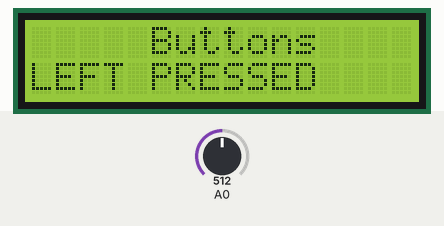
Recording of a sketch running on a simulated Arduino Uno, built with avr-gcc and run on an emulated ATmega328P. On the bench: 16×2 character LCD. Inputs (shaded band) come from the test bench; at power-on: A0 = 512.

Above: at 1.2 s.
1.3 s: A0 set to 610
At 2.0 s:
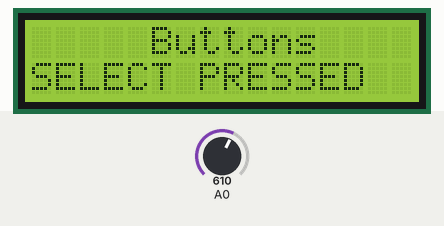
2.8 s: A0 set to 390
At 3.5 s:
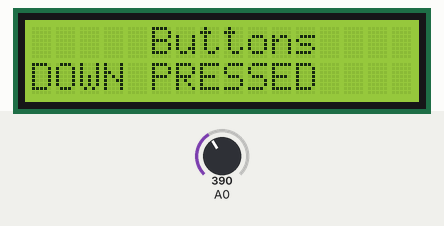
4.3 s: A0 set to 190
At 5.0 s:
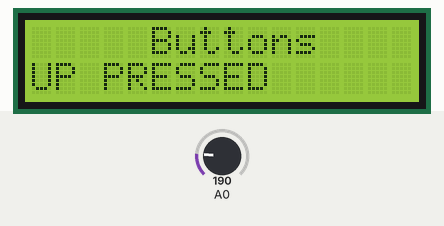
5.8 s: A0 set to 90
At 7.0 s:
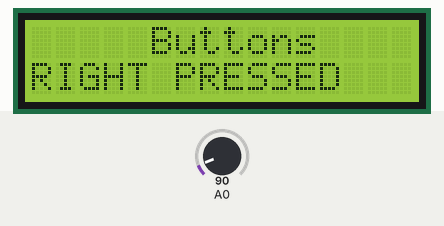
7.3 s: A0 set to 110
At 8.5 s:
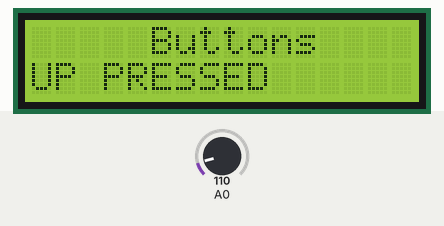
8.8 s: A0 set to 210
At 10.1 s:
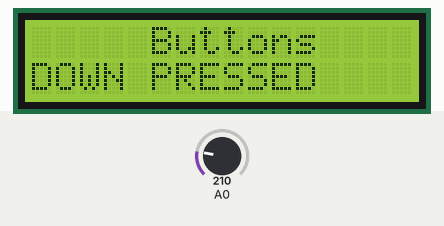
Timing chart, 0 to 11.3 s (numbered marks = the images above; inputs shaded):
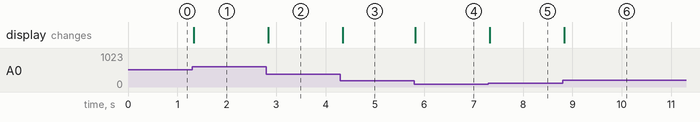

Measured:
- after the input at 1.3 s, the display: changes at once (image 1)
- after the input at 2.8 s, the display: changes at once (image 2)
- after the input at 4.3 s, the display: changes after 0.05 s (image 3)
- after the input at 5.8 s, the display: changes at once (image 4)
- after the input at 7.3 s, the display: changes at once (image 5)
- after the input at 8.8 s, the display: changes at once (image 6)

The sketch:

Example.ino
```cpp
#include <LiquidCrystal.h>
#include "Buttons.h"

LiquidCrystal lcd(8, 9, 4, 5, 6, 7);
Buttons buttons;

void setup() {
  Serial.begin(9600);
  lcd.begin(16, 2);
  clearAndPrint();
}

void clearAndPrint(){
  lcd.clear();
  lcd.setCursor(0,0);
  lcd.print("     Buttons     ");
  lcd.setCursor(0,1);
}
void loop() {
  buttons.readButtons(0);
  int btn = buttons.getButtonPressed();

  if(buttons.newInput()){
    clearAndPrint();
    if(btn == buttons.UP){
      lcd.print("UP PRESSED");
    }else if(btn == buttons.DOWN){
      lcd.print("DOWN PRESSED");
    }else if(btn == buttons.RIGHT){
      lcd.print("RIGHT PRESSED");
    }else if(btn == buttons.LEFT){
      lcd.print("LEFT PRESSED");
    }else if(btn == buttons.SELECT){
      lcd.print("SELECT PRESSED");
    }
  }

  buttons.clear();
  buttons.setLastPressed(btn);
  delay(50);
}
```

Buttons.cpp
```cpp
#include "Buttons.h"

Buttons::Buttons(){
  buttonPressed = 0;
}

int Buttons::getButtonPressed(){
  return buttonPressed;
}

void Buttons::setButtonPressed(int buttonPressed){
  this->buttonPressed = buttonPressed;
}
void Buttons::clear(){
  this->buttonPressed = NOTPRESSED;
}
void Buttons::setLastPressed(int buttonPressed){
  this->lastPressed = buttonPressed;
}
bool Buttons::newInput(){
  return (lastPressed != buttonPressed) && (buttonPressed != NOTPRESSED);
}
void Buttons::readButtons(int pin){
  int x = analogRead (pin);
  buttonPressed = 0;
  if (x < 100) {
    //right
    buttonPressed = 3;
  } else if (x < 200) {
    //Up
    buttonPressed = 1;
  } else if (x < 400){
    //Down
    buttonPressed = 2;
  } else if (x < 600){
    //left
    buttonPressed = 4;
  } else if (x < 800){
    //say
    buttonPressed = 5;
  }
}
```

Buttons.h
```cpp
#ifndef BUTTONS_H
#define BUTTONS_H

#include <Arduino.h>

class Buttons{
private:
  int buttonPressed;
  int lastPressed;
public:
  static const short NOTPRESSED = 0;
  static const short UP = 1;
  static const short DOWN = 2;
  static const short RIGHT = 3;
  static const short LEFT = 4;
  static const short SELECT = 5;
  Buttons();
  int getButtonPressed();
  bool newInput();
  void setButtonPressed(int buttonPressed);
  void readButtons(int pin);
  void setLastPressed(int LastPressed);
  void clear();

};

#endif // BUTTONS_H
```
